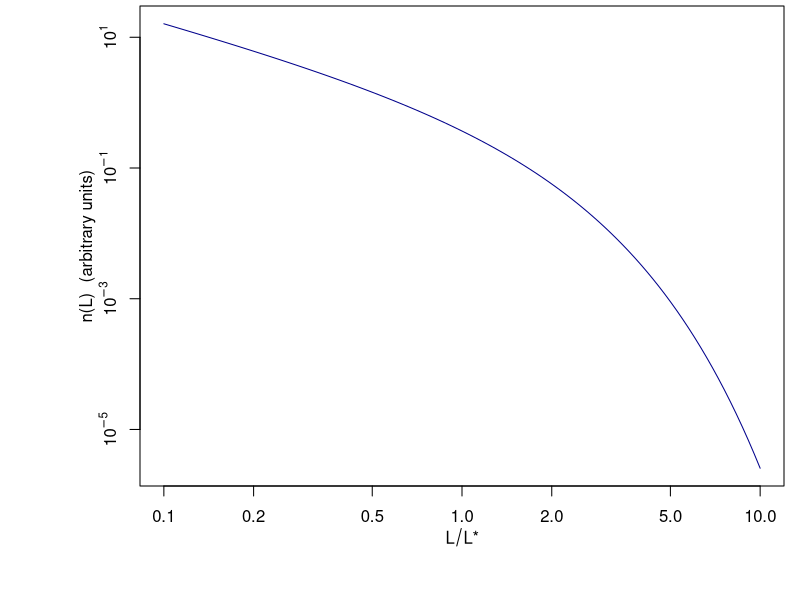

Generate this figure with R:
open.png = function(name, width=3.05, height=2.8, units='in', resolution=300, points=9, xmin=0.15,xmax=0.99,ymin=0.17,ymax=0.99,plt=c(xmin,xmax,ymin,ymax), mgp=c(2.2,1,0), pch=".", ...) {
 png(name, width=width, height=height, pointsize=points, units=units, res=resolution)
 par(plt=plt, mgp=mgp, pch=pch, ...)
}
shading = c("#41AA41", "#82E682") #c("#89BAF5", "#DEEBFA")

lfn = function(L, L.star=1, phi.star=1, alpha=-1.25) phi.star * (L/L.star)^alpha * exp(-L/L.star)

open.png('hier_lumfcn.png', resolution=200, height=2.5, xmin=0.175, ymin=0.19, xmax=0.98)
curve(lfn(x), 0.1, 10, log='xy', xlab=expression(L/L*"*"), ylab='n(L)  (arbitrary units)', axes=F, col='darkblue')
axis(1)
axis(2, at=10^seq(-5,1,2), lab=c(expression(10^-5), expression(10^-3), expression(10^-1), expression(10^1)))
box()
dev.off()
